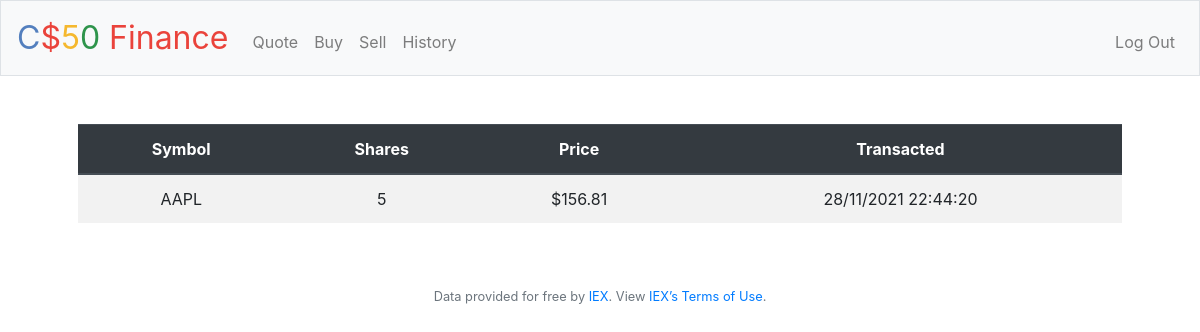
Screenshot of /history (signed in) with the database file from the repository.
### tables this page shows
CREATE TABLE history (id INTEGER, username TEXT, operation TEXT, symbol TEXT, qty INTEGER, datetime TEXT, pps INTEGER);

### application.py (the view)
@app.route("/history")
@login_required
def history():
    username = db.execute("SELECT username FROM users WHERE id = ?", session['user_id'])[0]['username']
    History = db.execute("SELECT symbol, qty, pps, datetime FROM history WHERE username = ?", username)
    return render_template("history.html", History=History, usd=usd)

### application.py (called while the page is built)
@app.after_request
def after_request(response):
    response.headers["Cache-Control"] = "no-cache, no-store, must-revalidate"
    response.headers["Expires"] = 0
    response.headers["Pragma"] = "no-cache"
    return response

### helpers.py (called while the page is built)
def login_required(f):
    @wraps(f)
    def decorated_function(*args, **kwargs):
        if session.get("user_id") is None:
            return redirect("/login")
        return f(*args, **kwargs)
    return decorated_function

def usd(value):
    return f"${value:,.2f}"

### templates/history.html (shortened to what this page needs)
{% extends "layout.html" %}
{% block main %}
   <div class="table-responsive">
    <table class = 'table table-striped'>
        <thead class = 'thead-dark'>
            <tr>
                <th>Symbol</th>
                <th>Shares</th>
                <th>Price</th>
                <th>Transacted</th>
            </tr>
        </thead>
        <tbody>
            {% for item in History %}
            <tr>
                <td>{{item['symbol']}}</td>
                <td>{{item['qty']}}</td>
                <td>{{usd(item['pps'])}}</td>
                <td>{{item['datetime']}}</td>
            </tr>
            {% endfor %}
        </tbody>
    </table>
    </div>
{% endblock %}

### rows the page displays
history: symbol "AAPL", qty "5", pps "$156.81", datetime "28/11/2021 22:44:20"
